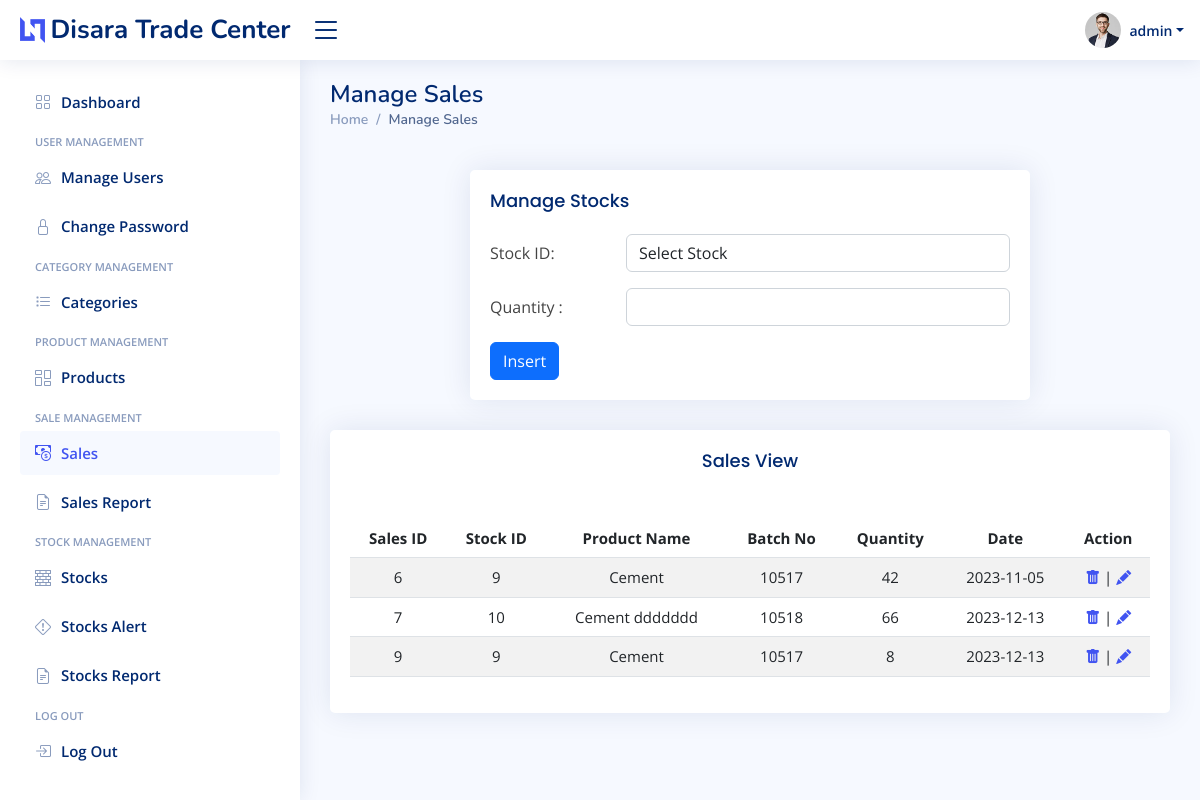
The app's page /Sales.php (signed in) with its own data.
### tables this page shows
CREATE TABLE `sales` (
  `sales_id` int unsigned NOT NULL AUTO_INCREMENT,
  `stock_id` int unsigned NOT NULL,
  `qty` int NOT NULL,
  `date` date NOT NULL,
  PRIMARY KEY (`sales_id`)
);

CREATE TABLE `products` (
  `pro_id` int unsigned NOT NULL AUTO_INCREMENT,
  `pro_name` varchar(255) NOT NULL,
  `categorie_id` int unsigned NOT NULL,
  `media_file` varchar(100) DEFAULT '0',
  `created` datetime NOT NULL DEFAULT CURRENT_TIMESTAMP,
  PRIMARY KEY (`pro_id`)
);

CREATE TABLE `stocks` (
  `s_id` int NOT NULL AUTO_INCREMENT,
  `pro_id` int NOT NULL,
  `batch_no` int NOT NULL,
  `quantity` int NOT NULL,
  `buy_price` int NOT NULL,
  `sale_price` int NOT NULL,
  `s_alert` int NOT NULL,
  `add_date` datetime NOT NULL DEFAULT CURRENT_TIMESTAMP,
  PRIMARY KEY (`s_id`)
);

### Sales.php (the view, shortened to what this page needs)
<?php
require_once "config/database.php";
require_once "layout/header.php";
require_once "layout/footer.php";
$sql = "SELECT * FROM `stocks` LEFT JOIN products ON stocks.pro_id =products.pro_id";
$result = $conn->query($sql);
$stock_options = "";
if ($result->num_rows > 0) {
    while ($row = $result->fetch_assoc()) {
        $value = "<option value='" . $row["s_id"] . "'> #" . $row["s_id"] . " - " . $row["pro_id"] . " - " . $row["pro_name"] . " - B" . $row["batch_no"] . "</option>";
        $stock_options = $stock_options . $value;
    }
}
if (isset($_GET['update'])) {
    $sql = "SELECT * FROM `sales` WHERE sales_id='" . $_GET['update'] . "'";
    $result = $conn->query($sql);
    $row = $result->fetch_assoc();
    $sales_id = $_GET['update'];
    $stock_id = $row["stock_id"];
    $price = $row["qty"];
    $btn_update = "";
    $btn_insert = "display: none;";
} else {
    $sales_id = "";
    $stock_id = "";
    $qty = "";
    $btn_update = "display: none;";
    $btn_insert = "";
}
echo <<<EOT
<main id="main" class="main">
    <div class="pagetitle">
        <h1>Manage Sales</h1>
        <nav>
            <ol class="breadcrumb">
                <li class="breadcrumb-item"><a href="Dashboard.php">Home</a></li>
                <li class="breadcrumb-item active">Manage Sales</li>
            </ol>
        </nav>
    </div>
    <br>
    <section class="section">
        <div class="row" >
            <div class="d-flex justify-content-center">
                <div class="col-lg-8">
                    <div class="card">
                        <div class="card-body">
                            <h5 class="card-title">Manage Stocks</h5>
                            <form method="POST">
                                <div class="row mb-3">
                                    <label class="col-md-4 col-lg-3 col-form-label">Stock ID: </label>
                                    <div class="col-md-8 col-lg-9">
                                        <input type="hidden" name="sales_id" value="$sales_id">
                                        <select class="form-control" name="stock_id" id="stock_id" required>
                                            <option disabled selected value="$stock_id"> Select Stock </option>
                                            $stock_options
                                        </select>
                                    </div>
                                </div>
                                <div class="row mb-3">
                                    <label class="col-md-4 col-lg-3 col-form-label">Quantity :</label>
                                    <div class="col-md-8 col-lg-9">
                                        <input type="text" class="form-control "name="qty" value="$qty" required>
                                    </div>
                                </div>
                                <div class="col-sm-10">
                                    <button type="submit"  style="$btn_insert" class="btn btn-primary" name="insert">Insert</button>
                                    <button type="submit"  style="$btn_update" class="btn btn-primary" name="update">Update</button>
                                </div>
                            </form>
                        </div>
                    </div>
                </div>
            </div>
        </div>
    </section>
    <div class="row">
    <div class="col-lg-12">
        <div class="card">
            <div class="card-body">
                <h5 class="card-title" style="text-align: center;">Sales View</h5>
                <br>
                <div style="overflow-x:auto;">
                    <table class="table table-striped" style="text-align:center; white-space:nowrap;font-size: 15px; "
                        id="dataTable" width="100%" cellspacing="0">
                        <thead>
                            <tr>
                                <th scope="col">Sales ID</th>
                                <th scope="col">Stock ID</th>
                                <th scope="col">Product Name</th>
                                <th scope="col">Batch No</th>
                                <th scope="col">Quantity</th>
                                <th scope="col">Date</th>
                                <th scope="col">Action</th>
                            </tr>
                        </thead>
                        <tbody>
EOT;
$sql = "SELECT * FROM `sales` LEFT JOIN `stocks` ON `sales`.`stock_id` = `stocks`.`s_id` LEFT JOIN `products` ON `stocks`.`pro_id` = `products`.`pro_id` ";
$result = $conn->query($sql);
if ($result->num_rows > 0) {
    $pval = '';
    while ($row = $result->fetch_assoc()) {
        $newval = $row["pro_name"];
        if ($pval == $newval) {
            $name_val = "";
        } else {
            $name_val = $row["pro_name"];
            $pval = $newval;
        }
        echo "<tr><td>" . $row["sales_id"] . "</td>
	<td>" . $row["stock_id"] . "</td>
    <td>" . $name_val . "</td>
    <td>" . $row["batch_no"] . "</td>
    <td>" . $row["qty"] . "</td>
    <td>" . $row["date"] . "</td>
    <td> <a href='?delete={$row["sales_id"]}' title='Click To Delete'><i class='bi bi-trash-fill'></i></a> |
    <a href='?update={$row["sales_id"]}' title='Click To Delete'><i class='bi bi-pencil-fill'></i> </a>" . "</td></tr>";
    }
    echo "</tbody></table></div></div></div></div>";
} else {
    echo "</tbody></table></div></div></div></div>";
}
echo "</main>";

### assets/css/style.css (style rules this page uses)
:root { scroll-behavior: smooth; }
body { font-family: "Open Sans", sans-serif; background: #f6f9ff; color: #444444; }
a { color: #4154f1; text-decoration: none; }
h1, h2, h3, h4, h5, h6 { font-family: "Nunito", sans-serif; }
#main { margin-top: 60px; padding: 20px 30px; transition: all 0.3s; }
.pagetitle { margin-bottom: 10px; }
.pagetitle h1 { font-size: 24px; margin-bottom: 0; font-weight: 600; color: #012970; }
.card { margin-bottom: 30px; border: none; border-radius: 5px; box-shadow: 0px 0 30px rgba(1, 41, 112, 0.1); }
.card-title { padding: 20px 0 15px 0; font-size: 18px; font-weight: 500; color: #012970; font-family: "Poppins", sans-serif; }
.card-body { padding: 0 20px 20px 20px; }
.breadcrumb { font-size: 14px; font-family: "Nunito", sans-serif; color: #899bbd; font-weight: 600; }
.breadcrumb a { color: #899bbd; transition: 0.3s; }
.breadcrumb .breadcrumb-item::before { color: #899bbd; }
.breadcrumb .active { color: #51678f; font-weight: 600; }
@media (min-width: 1200px) { #main, #footer { margin-left: 300px; } }

### records on screen
sales: sales_id "6", stock "9", products.pro_name "Cement", stock.batch_no "10517", qty "42", date "2023-11-05"
sales: sales_id "7", stock "10", products.pro_name "Cement ddddddd", stock.batch_no "10518", qty "66", date "2023-12-13"
sales: sales_id "9", stock "9", products.pro_name "Cement", stock.batch_no "10517", qty "8", date "2023-12-13"

### other values on screen
$_SESSION['username'] "admin"
